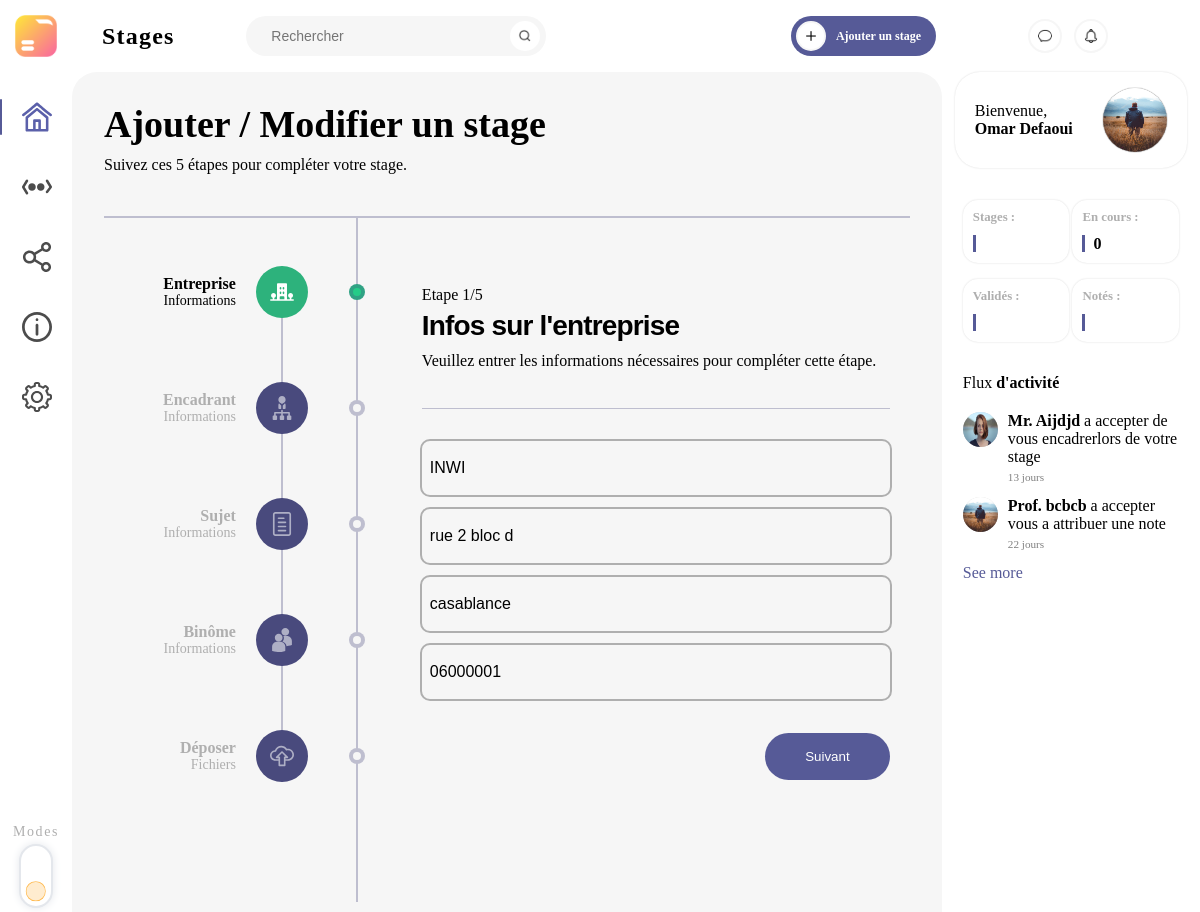
Page /student/internship/internship.php?id_stage=1 on the committed database.
### tables this page shows
CREATE TABLE `entreprise` (
  `id_entreprise` int(20) NOT NULL,
  `nom_entreprise` varchar(30) NOT NULL,
  `adresse` varchar(30) DEFAULT NULL,
  `ville` varchar(30) DEFAULT NULL,
  `tel` varchar(30) DEFAULT NULL
);

CREATE TABLE `etudiant` (
  `id_etudiant` int(15) NOT NULL,
  `prenom` varchar(30) NOT NULL,
  `nom` varchar(30) NOT NULL,
  `email` varchar(50) NOT NULL,
  `code` varchar(25) NOT NULL,
  `photo` varchar(80) DEFAULT NULL,
  `Filière` varchar(25) NOT NULL
);

CREATE TABLE `notification` (
  `id_notification` int(20) NOT NULL,
  `content` varchar(100) NOT NULL,
  `date` date NOT NULL,
  `id_enseignant` int(20) NOT NULL,
  `id_etudiant` int(20) NOT NULL,
  `sender` tinyint(1) NOT NULL DEFAULT 0
);

CREATE TABLE `enseignant` (
  `id_enseignant` int(20) NOT NULL,
  `prenom_enseignant` varchar(30) NOT NULL,
  `nom_enseignant` varchar(30) NOT NULL,
  `email` varchar(30) NOT NULL,
  `code` varchar(30) NOT NULL,
  `photo` varchar(30) NOT NULL
);

### student/internship/internship.php (the view, shortened to what this page needs)
<?php
if (isset($_SESSION['id'])) {
    include('../../connexion.php');
    $id_etudiant = $_SESSION['id'];
    $requetteEtudiant = "SELECT * FROM etudiant WHERE id_etudiant = $id_etudiant";
    $resultatEtudiant = mysqli_query($link, $requetteEtudiant);
    $dataEtudiant = mysqli_fetch_assoc($resultatEtudiant);
    $id_etudiant = $dataEtudiant['id_etudiant'];
    $prenom = $dataEtudiant['prenom'];
    $nom = $dataEtudiant['nom'];
    $photo = $dataEtudiant['photo'];
    if (isset($_GET['id_stage'])) {
        $id_stage = $_GET['id_stage'];
        $requetteStage = "SELECT * FROM stage WHERE id_stage = $id_stage";
        $resultatStage = mysqli_query($link, $requetteStage);
        $dataStage = mysqli_fetch_assoc($resultatStage);
        $id_entreprise = $dataStage['id_entreprise'];
        $id_etudiant = $dataStage['id_etudiant'];
        if (isset($id_entreprise)) {
            $requetteEntreprise = "SELECT * FROM entreprise WHERE id_entreprise = $id_entreprise";
            $resultatEntreprise = mysqli_query($link, $requetteEntreprise);
            $dataEntreprise = mysqli_fetch_assoc($resultatEntreprise);
            if ($dataEntreprise != False) {
                $nom_entreprise = $dataEntreprise['nom_entreprise'];
                $adresse_entreprise = $dataEntreprise['adresse'];
                $ville_entreprise = $dataEntreprise['ville'];
                $tel_entreprise = $dataEntreprise['tel'];
            }
        } else {
            $nom_entreprise = NULL;
            $adresse_entreprise = NULL;
            $ville_entreprise = NULL;
            $tel_entreprise = NULL;
        }
    }
} else {
    header("location:login.php");
}
?>
<!DOCTYPE html>
<html lang="fr">
<head>
    <link rel="stylesheet" href="../../main_style.css">
    <link rel="stylesheet" href="css/internship_style.css">
    <link rel="stylesheet" href="../student/css/nav_bar_style.css">
    <link rel="stylesheet" href="../student/css/right_section_style.css">
</head>
<body>
    <nav>
        <div id="logo_container">
            <img src="../../assets/local_assets/images/logo.png" alt="Logo" id="logo">
        </div>
        <div id="nav_center">
            <h2>Stages</h2>
            <div id="search_bar">
                <input type="text" name="search" placeholder="Rechercher">
                <img src="../../assets/local_assets/images/search.png" alt="search" class="rounded_icon_light">
            </div>
            <div id="add_button">
                <img src="../../assets/local_assets/images/add.png" alt="add" class="rounded_icon_dark">
                <p>Ajouter un stage</p>
            </div>
        </div>
        <div id="nav_right">
            <img src="../../assets/local_assets/images/chat.png" alt="chat" class="rounded_icon_dark">
            <img src="../../assets/local_assets/images/notification.png" alt="notifications" class="rounded_icon_dark">
        </div>
    </nav>
    <div id="content">
        <aside id="left_side">
            <div id="left_navition">
                <li><a href="#" class="nav_active">
                        <div></div><img src="../../assets/local_assets/svg/home.svg" alt="">
                    </a></li>
                <li><a href="#">
                        <div></div><img src="../../assets/local_assets/svg/more.svg" alt="">
                    </a></li>
                <li><a href="#">
                        <div></div><img src="../../assets/local_assets/svg/share.svg" alt="">
                    </a></li>
                <li><a href="#">
                        <div></div><img src="../../assets/local_assets/svg/about.svg" alt="">
                    </a></li>
                <li><a href="#">
                        <div></div><img src="../../assets/local_assets/svg/settings.svg" alt="">
                    </a></li>
            </div>
            <div id="modes">
                <p>Modes</p>
                <div id="mode_toggle">
                    <label>
                        <div class='toggle-slot'>
                            <div class='sun-icon-wrapper'>
                                <div class="iconify sun-icon" data-icon="feather-sun" data-inline="false"></div>
                            </div>
                            <div class='toggle-button'></div>
                        </div>
                    </label>
                </div>
            </div>
        </aside>
        <main>
            <form class="popup" action="save_data.php" method="post" enctype="multipart/form-data">
                <div class="header">
                    <h1>Ajouter / Modifier un stage</h1>
                    <p class="explication">Suivez ces 5 étapes pour compléter votre stage.</p>
                </div>
                <div class="container">
                    <div class="w-layout-grid form-grid">
                        <div class="column">
                            <div class="step-wrap">
                                <div class="counter-top">
                                    <div class="form-text-wrapper active-text-wrapper">
                                        <div class="display-small">Entreprise</div>
                                        <p class="paragraph-form">Informations</p>
                                    </div>
                                    <div class="form-circle circle-active"><img class="form-circle-active-img" src="../../assets/local_assets/images/entreprise.svg" loading="lazy" width="24" alt=""></div>
                                    <div class="check-symbol form-active"></div>
                                </div>
                                <div class="counter-centre">
                                    <div class="form-text-wrapper">
                                        <div class="display-small">Encadrant</div>
                                        <p class="paragraph-form">Informations</p>
                                    </div>
                                    <div class="form-circle"><img src="../../assets/local_assets/images/encadrant.svg" loading="lazy" width="24" alt=""></div>
                                    <div class="check-symbol"></div>
                                </div>
                                <div class="counter-centre">
                                    <div class="form-text-wrapper">
                                        <div class="display-small">Sujet</div>
                                        <p class="paragraph-form">Informations</p>
                                    </div>
                                    <div class="form-circle"><img src="../../assets/local_assets/images/sujet.svg" loading="lazy" width="24" alt=""></div>
                                    <div class="check-symbol"></div>
                                </div>
                                <div class="counter-centre">
                                    <div class="form-text-wrapper">
                                        <div class="display-small">Binôme</div>
                                        <p class="paragraph-form">Informations</p>
                                    </div>
                                    <div class="form-circle"><img src="../../assets/local_assets/images/binome.svg" loading="lazy" width="24" alt=""></div>
                                    <div class="check-symbol"></div>
                                </div>
                                <div class="counter-bottom">
                                    <div class="form-text-wrapper">
                                        <div class="display-small">Déposer</div>
                                        <p class="paragraph-form">Fichiers</p>
                                    </div>
                                    <div class="form-circle"><img src="../../assets/local_assets/images/deposer.svg" loading="lazy" width="24" alt=""></div>
                                    <div class="check-symbol"></div>
                                </div>
                            </div>
                        </div>
                        <div class="content">
                            <fieldset>
                                <div class="form-card">
                                    <div class="header">
                                        <p>Etape 1/5</p>
                                        <h2>Infos sur l'entreprise</h2>
                                        <p>Veuillez entrer les informations nécessaires pour compléter cette étape.</p>
                                    </div>
                                    <input class="text_input" type="text" name="name" id="nom_entreprise" placeholder="Nom de l'entreprise" value="<?php echo $nom_entreprise ?>">
                                    <input class="text_input" type="text" name="address" id="adresse_entreprise" placeholder="Adresse de l'entreprise" value="<?php echo $adresse_entreprise ?>">
                                    <input class="text_input" type="text" name="city" id="ville_entreprise" placeholder="Ville de l'entreprise" value="<?php echo $ville_entreprise ?>">
                                    <input class="text_input" type="tel" name="phone" id="tel_entreprise" placeholder="Numero de telephone" value="<?php echo $tel_entreprise ?>">
                                </div>
                                <input type="button" name="next" class="next action-button" value="Suivant" />
                            </fieldset>
                        </div>
                    </div>
                </div>
            </form>
        </main>
        <aside id="right_side">
            <div id="hello_container">
                <p>Bienvenue,<br><b><?php echo $prenom . ' ' . $nom ?></b></p>
                <img src="../../assets/assets/images/<?php echo $photo ?>" alt="user_icon">
            </div>
            <?php
            $stagesCount = $_SESSION['stagesCount'];
            $stagesValideCount = $_SESSION['stagesValideCount'];
            $stagesNotesCount = $_SESSION['stagesNotesCount'];
            ?>
            <div id="overview_container">
                <div class="overview">
                    <p class="overview_name">Stages :</p>
                    <b class="overview_data"><?php echo $stagesCount ?></b>
                </div>
                <div class="overview">
                    <p class="overview_name">En cours :</p>
                    <b class="overview_data"><?php echo $stagesCount - $stagesNotesCount ?></b>
                </div>
                <div class="overview">
                    <p class="overview_name">Validés :</p>
                    <b class="overview_data"><?php echo $stagesValideCount ?></b>
                </div>
                <div class="overview">
                    <p class="overview_name">Notés :</p>
                    <b class="overview_data"><?php echo $stagesNotesCount ?></b>
                </div>
            </div>
            <div id="activity_container">
                <p id="activity_title">Flux <b>d'activité</b></p>
                <div id="feeds_container">
                    <?php
                    $requetteNotif = "SELECT * FROM notification n,enseignant e WHERE id_etudiant='$id_etudiant'
                        AND sender=0 AND n.id_enseignant=e.id_enseignant LIMIT 2";
                    $resultatNotif = mysqli_query($link, $requetteNotif);
                    while ($dataNotif = mysqli_fetch_assoc($resultatNotif)) {
                        $contentNotif = $dataNotif['content'];
                        $iconNotif = $dataNotif['photo'];
                        $diff = abs(strtotime(date("Y-m-d")) - strtotime($dataNotif['date']));
                        $years = floor($diff / (365 * 60 * 60 * 24));
                        $months = floor(($diff - $years * 365 * 60 * 60 * 24) / (30 * 60 * 60 * 24));
                        $days = floor(($diff - $years * 365 * 60 * 60 * 24 - $months * 30 * 60 * 60 * 24) / (60 * 60 * 24));
                        $dateNotif = $years != 0 ? ($years . ' années') : ($months != 0 ? ($months . ' mois') : ($days . ' jours'));
                    ?>
                        <div class="feed">
                            <img src="../../assets/assets/images/<?php echo $iconNotif ?>" alt="user_icon">
                            <div class="text_container">
                                <p class="content"><?php echo $contentNotif ?></p>
                                <p class="time"><?php echo $dateNotif ?></p>
                            </div>
                        </div>
                    <?php }
                    ?>
                </div>
                <a href="#" id="see_more">See more</a>
            </div>
        </aside>
    </div>
    <link rel="stylesheet" href="//code.jquery.com/ui/1.11.4/themes/smoothness/jquery-ui.css">
</body>
</html>

### rows in the picture
entreprise: name "INWI", address "rue 2 bloc d", city "casablance", phone "06000001"
etudiant: prenom "Omar", nom "Defaoui", photo (picture)
notification: id_enseignant.photo (picture), content "Mr. Aijdjd a accepter de vous encadrerlors de votre stage", date "13 jours"
notification: id_enseignant.photo (picture), content "Prof. bcbcb a accepter vous a attribuer une note", date "22 jours"

### other values in the picture
$stagesCount - $stagesNotesCount "0"
